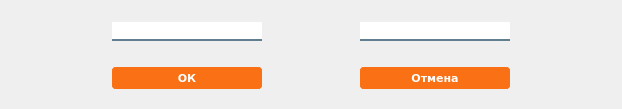
<?xml version="1.0" encoding="UTF-8"?>
<ui version="4.0">
 <class>doctors</class>
 <widget class="QDialog" name="doctors">
  <property name="geometry">
   <rect>
    <x>0</x>
    <y>0</y>
    <width>618</width>
    <height>109</height>
   </rect>
  </property>
  <property name="windowTitle">
   <string>Dialog</string>
  </property>
  <layout class="QGridLayout" name="gridLayout_2">
   <item row="0" column="0">
    <widget class="QFrame" name="frame_20">
     <property name="sizePolicy">
      <sizepolicy hsizetype="Preferred" vsizetype="Preferred">
       <horstretch>0</horstretch>
       <verstretch>0</verstretch>
      </sizepolicy>
     </property>
     <property name="minimumSize">
      <size>
       <width>600</width>
       <height>0</height>
      </size>
     </property>
     <property name="frameShape">
      <enum>QFrame::NoFrame</enum>
     </property>
     <property name="frameShadow">
      <enum>QFrame::Raised</enum>
     </property>
     <layout class="QGridLayout" name="gridLayout_3">
      <item row="0" column="0">
       <widget class="QLineEdit" name="name">
        <property name="sizePolicy">
         <sizepolicy hsizetype="Fixed" vsizetype="Fixed">
          <horstretch>0</horstretch>
          <verstretch>0</verstretch>
         </sizepolicy>
        </property>
        <property name="minimumSize">
         <size>
          <width>150</width>
          <height>0</height>
         </size>
        </property>
        <property name="styleSheet">
         <string notr="true">QLineEdit {
  background-color: #ffffff;
   color: #fa7014;
  border-style:none none solid none;
  font-family:Verdana;
font-size:10;
font-weight:bold;
border-width: 2px;
border-color:#607e8d;
}

QLineEdit::hover {
	border-color:#435863;
	border-width: 2.5px;
}

QLineEdit::pressed{
	border-color:#263238;
  color: #414747; 

}




</string>
        </property>
       </widget>
      </item>
      <item row="0" column="1">
       <widget class="QLineEdit" name="specialitiesN">
        <property name="sizePolicy">
         <sizepolicy hsizetype="Fixed" vsizetype="Fixed">
          <horstretch>0</horstretch>
          <verstretch>0</verstretch>
         </sizepolicy>
        </property>
        <property name="minimumSize">
         <size>
          <width>150</width>
          <height>0</height>
         </size>
        </property>
        <property name="styleSheet">
         <string notr="true">QLineEdit {
  background-color: #ffffff;
   color: #fa7014;
  border-style:none none solid none;
  font-family:Verdana;
font-size:10;
font-weight:bold;
border-width: 2px;
border-color:#607e8d;
}

QLineEdit::hover {
	border-color:#435863;
	border-width: 2.5px;
}

QLineEdit::pressed{
	border-color:#263238;
  color: #414747; 

}




</string>
        </property>
       </widget>
      </item>
     </layout>
    </widget>
   </item>
   <item row="1" column="0">
    <widget class="QFrame" name="frame">
     <property name="frameShape">
      <enum>QFrame::NoFrame</enum>
     </property>
     <property name="frameShadow">
      <enum>QFrame::Plain</enum>
     </property>
     <layout class="QGridLayout" name="gridLayout">
      <item row="0" column="0">
       <widget class="QPushButton" name="pushButton_3">
        <property name="sizePolicy">
         <sizepolicy hsizetype="Fixed" vsizetype="Fixed">
          <horstretch>0</horstretch>
          <verstretch>0</verstretch>
         </sizepolicy>
        </property>
        <property name="minimumSize">
         <size>
          <width>150</width>
          <height>0</height>
         </size>
        </property>
        <property name="font">
         <font>
          <family>Verdana</family>
          <pointsize>8</pointsize>
          <weight>75</weight>
          <bold>true</bold>
         </font>
        </property>
        <property name="styleSheet">
         <string notr="true">QPushButton {
  background-color: #fa7014;
  color: white; 
 border-style: solid;
  border-color: #fa7014;
	border-width:4px;
	border-radius:4px;
}

QPushButton:hover {
    background-color: #fb9b5a;
border-color: #fb9b5a;
}
</string>
        </property>
        <property name="text">
         <string>ОК</string>
        </property>
       </widget>
      </item>
      <item row="0" column="1">
       <widget class="QPushButton" name="pushButton_4">
        <property name="sizePolicy">
         <sizepolicy hsizetype="Fixed" vsizetype="Fixed">
          <horstretch>0</horstretch>
          <verstretch>0</verstretch>
         </sizepolicy>
        </property>
        <property name="minimumSize">
         <size>
          <width>150</width>
          <height>0</height>
         </size>
        </property>
        <property name="font">
         <font>
          <family>Verdana</family>
          <pointsize>8</pointsize>
          <weight>75</weight>
          <bold>true</bold>
         </font>
        </property>
        <property name="styleSheet">
         <string notr="true">QPushButton {
  background-color: #fa7014;
  color: white; 
 border-style: solid;
  border-color: #fa7014;
	border-width:4px;
	border-radius:4px;
}

QPushButton:hover {
    background-color: #fb9b5a;
border-color: #fb9b5a;
}
</string>
        </property>
        <property name="text">
         <string>Отмена</string>
        </property>
       </widget>
      </item>
     </layout>
    </widget>
   </item>
  </layout>
 </widget>
 <resources/>
 <connections/>
</ui>
